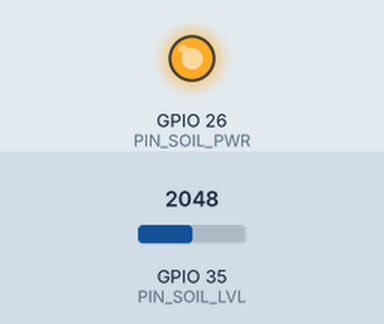
Recording of a sketch running on a simulated ESP32. Parts: output pins drawn as LEDs (lit = HIGH). The inputs (shaded band) are chosen by the test bench; at power-on: GPIO 35 (PIN_SOIL_LVL) = 2048. What the sketch prints to the serial monitor is not drawn.

Above: at 9.0 s.
At 15.0 s:
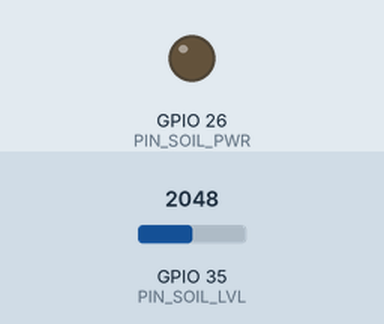
Timing chart, 0 to 19.6 s (numbered marks = the images above):
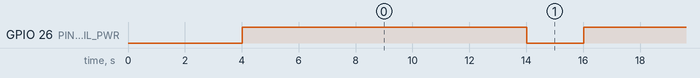

Measured:
- by itself, GPIO 26 (PIN_SOIL_PWR): alternates HIGH for 10.0 s and LOW for 2.0 s

The sketch:

SoilWarmupTest.ino
```cpp
// ==========================================
// 手搓高階版土壤感測器「最佳暖機時間」分析測試工具
// ==========================================
// 基本上結論是，由於是電阻，時間越短電阻越高，反而給1MS 確保系統供電3.3v，然後最快的取值結束。]


// [ESP32 微控制器]
//                              |
// [GPIO 26 (脈衝供電)] --------+
//                              |
//                         (探針線 A)
//                         [黑色探針]  <-- 插在土裡
//                         (探針線 B)
//                              |
//                              +-------- [GPIO 35 (類比讀取)]
//                              |
//                        [23.8k 電阻]
//                              |
// [GND (接地)] ----------------+


#define PIN_SOIL_PWR 26   // 供電腳位 (接探針線A)
#define PIN_SOIL_LVL 35   // 類比讀取腳位 (接探針線B與分壓電阻)

// 定義我們要測試的一系列暖機時間 (單位：毫秒)
// 因為已經拔掉藍色板子，我們預期延遲會極低，所以集中測試短時間
const int testDelays[] = {10000};
const int numTests = sizeof(testDelays) / sizeof(testDelays[0]);

void setup() {
    Serial.begin(115200);
    delay(1000); // 等待 Serial Monitor 開啟

    Serial.println("\n\n--- 手搓土壤感測器 (純電阻) 暖機分析開始 ---");
    Serial.println("👉 實驗前請確認：已移除藍色板子，並接好 23.8k 分壓電阻。");
    Serial.println("👉 請將探針插在微濕的土壤中，測試期間請勿移動！");

    // 初始化供電腳位，預設斷電防鏽
    pinMode(PIN_SOIL_PWR, OUTPUT);
    digitalWrite(PIN_SOIL_PWR, LOW);


    delay(3000); // 給土壤離子 3 秒鐘的初始平靜時間
}

void loop() {
    Serial.println("\n>>> 開始新一輪測試循環 >>>");

    for (int i = 0; i < numTests; i++) {
        int currentWarmUp = testDelays[i];

        // 1. 給予感測器瞬間供電
        digitalWrite(PIN_SOIL_PWR, HIGH);

        // 2. 暖機等待 (實驗變數)
        if (currentWarmUp > 0) {
            delay(currentWarmUp);
        }

        // 3. 瞬間讀取數值 (取 3 次平均值過濾 ADC 雜訊)
        long sum = 0;
        // 設定 ADC 衰減為 11dB，擴展量測範圍至 0~3.1V
        analogSetPinAttenuation(PIN_SOIL_LVL, ADC_6db);
        for(int j = 0; j < 3; j++) {
            sum += analogRead(PIN_SOIL_LVL);
        }
        int avgValue = sum / 3;

        // 4. 讀完立刻斷電，防止電解反應！
        digitalWrite(PIN_SOIL_PWR, LOW);

        // 5. 印出日誌
        Serial.printf("暖機 %3d ms  =>  讀取數值: %d\n", currentWarmUp, avgValue);

        // 6. 【極度重要】讓土壤休息 3 秒，消除上一輪的微小電解干擾
        delay(1000);
    }

    Serial.println("==================================");
    Serial.println("循環結束，等待 5 秒後進行下一輪...");
    delay(1000);
}
```
